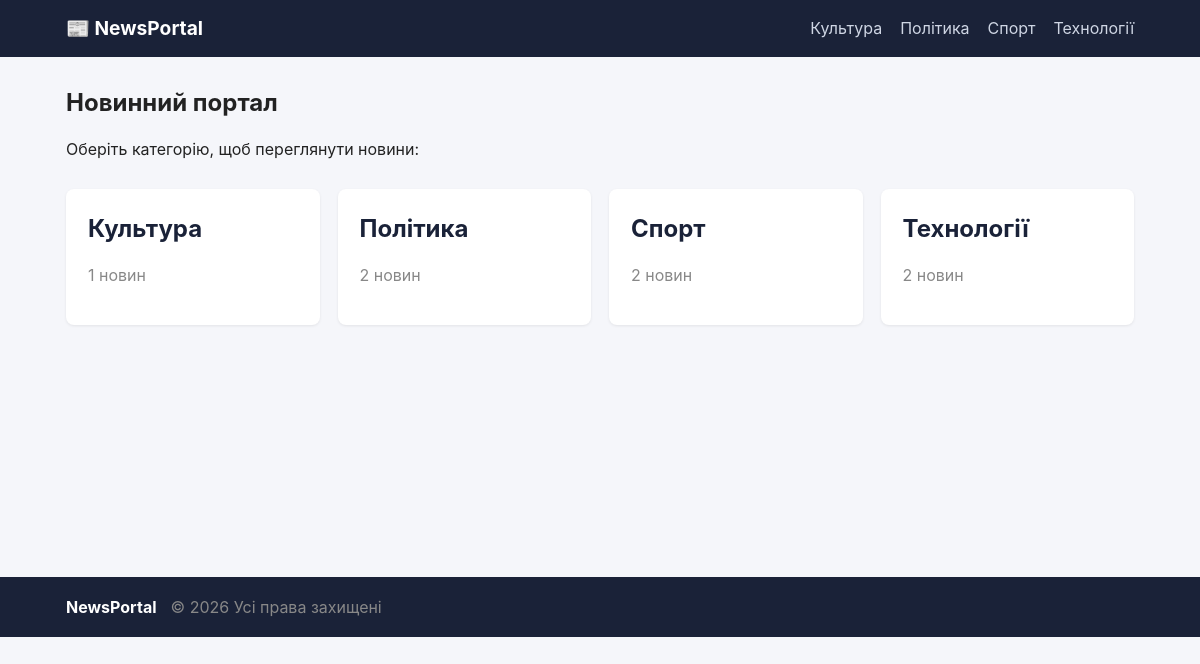
The page / on the database its author committed.
### news/models.py (models this page shows, shortened)
class Category(models.Model):
    name = models.CharField(max_length=100, unique=True, verbose_name='Назва категорії')
    slug = models.SlugField(max_length=120, unique=True, verbose_name='Слаг')
    class Meta:
        verbose_name = 'Категорія'
        verbose_name_plural = 'Категорії'
        ordering = ['name']

### news/views.py (the view)
# urls.py: path('', views.home, name='home'),
def home(request):
    categories = Category.objects.all()
    return render(request, 'news/home.html', {'categories': categories})

### news/context_processors.py (called while the page is built)
def categories_nav(request):
    items = []
    for cat in Category.objects.all():
        try:
            url = reverse('category_detail', args=[cat.slug])
        except NoReverseMatch:
            url = '#'
        items.append({'name': cat.name, 'url': url, 'slug': cat.slug})
    return {'nav_categories': items}

### news/templates/news/home.html (shortened to what this page needs)
{% extends 'news/base.html' %}
{% block content %}
    <section class="hero">
        <h1>Новинний портал</h1>
        <p>Оберіть категорію, щоб переглянути новини:</p>
    </section>
    <section class="categories-grid">
        {% for category in categories %}
            <a class="category-card" href="{% url 'category_detail' category.slug %}">
                <h2>{{ category.name }}</h2>
                <p class="muted">{{ category.articles.count }} новин</p>
            </a>
        {% empty %}
            <p class="muted">Поки що немає жодної категорії.</p>
        {% endfor %}
    </section>
{% endblock %}

### news/templates/news/base.html (shortened to what this page needs)
<!DOCTYPE html>
<html lang="uk">
<head>
    <link rel="stylesheet" href="{% load static %}{% static 'news/css/styles.css' %}">
</head>
<body>
    <header class="site-header">
        <div class="container header-inner">
            <a class="brand" href="{% url 'home' %}">📰 NewsPortal</a>
            <nav class="main-nav">
                {% for cat in nav_categories %}
                    <a href="{{ cat.url }}">{{ cat.name }}</a>
                {% empty %}
                    <span class="muted">Категорій ще немає</span>
                {% endfor %}
            </nav>
        </div>
    </header>
    <main class="container site-main">
        {% block content %}{% endblock %}
    </main>
    <footer class="site-footer">
        <div class="container">
            <a class="footer-brand" href="{% url 'home' %}">NewsPortal</a>
            <span class="muted">© {% now "Y" %} Усі права захищені</span>
        </div>
    </footer>
</body>
</html>

### news/static/news/css/styles.css (style rules this page uses)
* { box-sizing: border-box; }
body { margin: 0; font-family: -apple-system, BlinkMacSystemFont, "Segoe UI", Roboto, sans-serif; background: #f5f6fa; color: #222; line-height: 1.5; }
a { color: #1a73e8; text-decoration: none; }
.container { max-width: 1100px; margin: 0 auto; padding: 0 16px; }
.site-header { background: #1a2238; color: #fff; }
.header-inner { display: flex; align-items: center; justify-content: space-between; padding: 14px 16px; }
.brand { color: #fff; font-weight: 700; font-size: 1.2rem; }
.main-nav { display: flex; gap: 18px; flex-wrap: wrap; }
.main-nav a { color: #cfd6e4; }
.site-main { padding: 28px 16px; min-height: 60vh; }
.site-footer { background: #1a2238; color: #cfd6e4; padding: 18px 0; margin-top: 40px; }
.site-footer .container { display: flex; gap: 14px; align-items: center; }
.footer-brand { color: #fff; font-weight: 700; }
.muted { color: #888; }
.hero { margin-bottom: 28px; }
.hero h1 { margin: 0 0 6px; }
.categories-grid { display: grid; grid-template-columns: repeat(auto-fill, minmax(220px, 1fr)); gap: 18px; }
.category-card { background: #fff; padding: 22px; border-radius: 8px; box-shadow: 0 1px 3px rgba(0,0,0,.08); }
.category-card h2 { margin: 0 0 6px; color: #1a2238; }

### rows shown on the page
Category: name "Культура", name "Культура", articles.count "1"
Category: name "Політика", name "Політика", articles.count "2"
Category: name "Спорт", name "Спорт", articles.count "2"
Category: name "Технології", name "Технології", articles.count "2"
